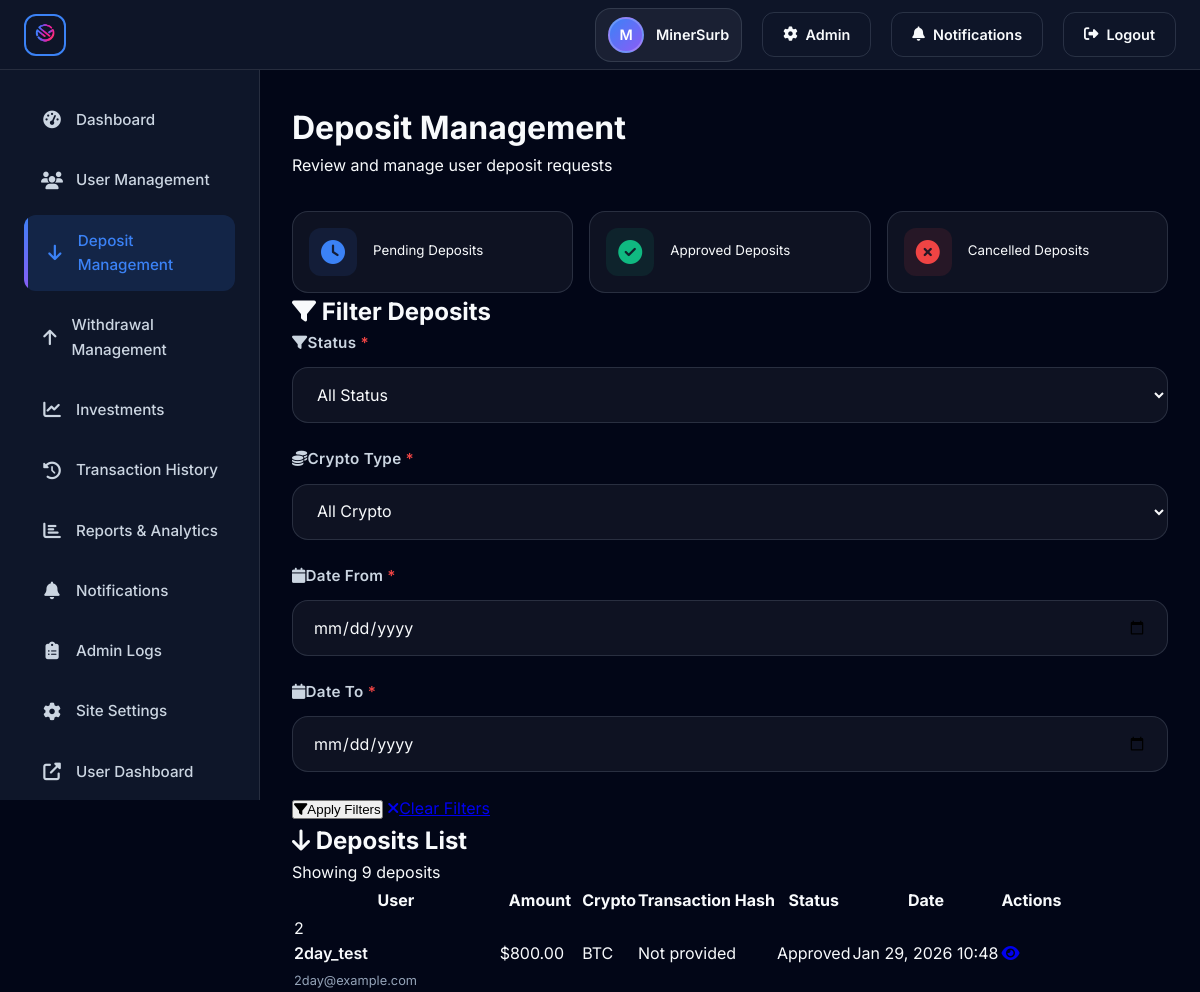
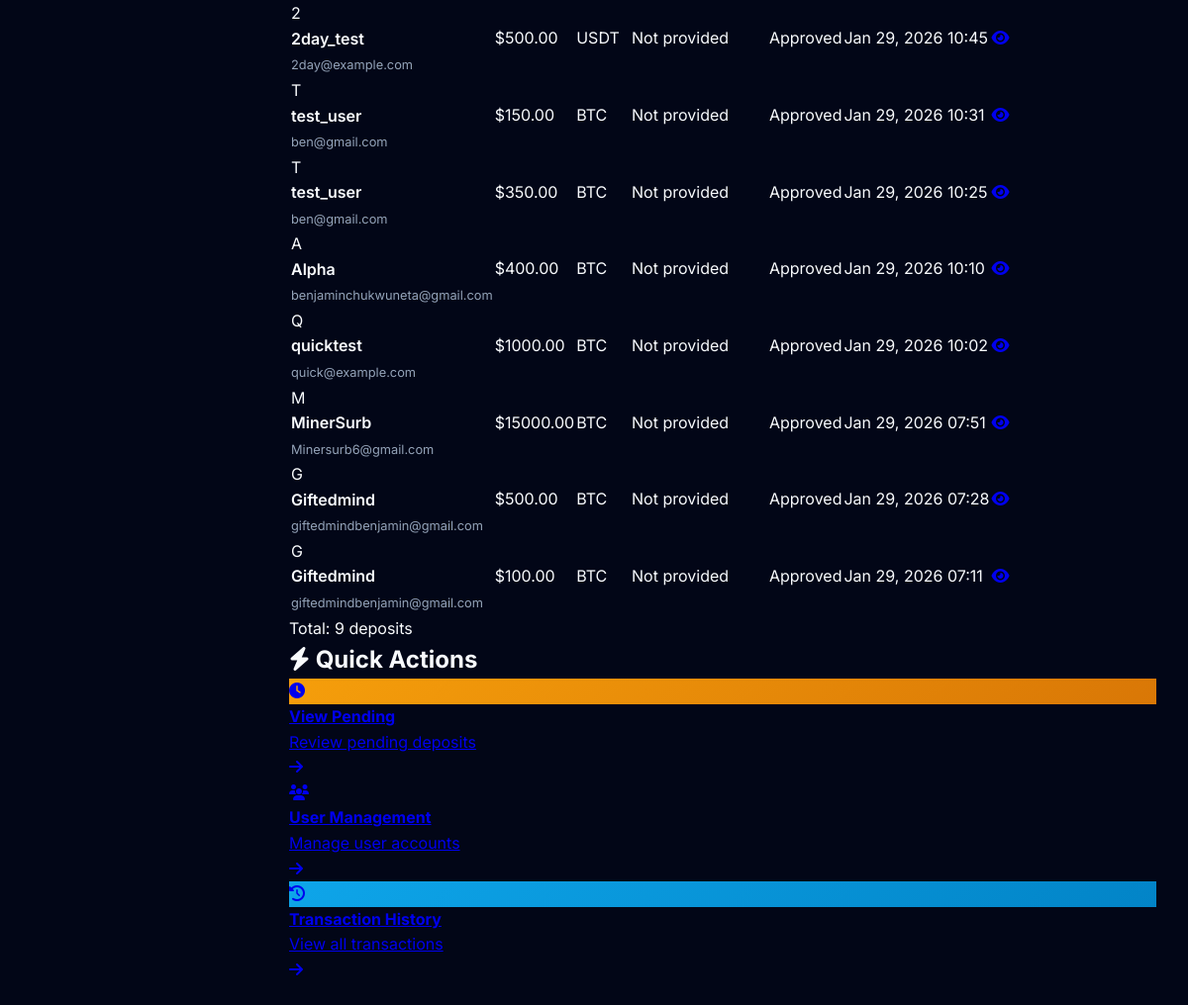
Screenshot of /admin-panel/deposits/ (signed in) with the database file from the repository (2 pictures, top to bottom).
### core/models.py (models this page shows, shortened)
class User(AbstractUser):
    groups = models.ManyToManyField(
        'auth.Group',
        related_name='core_user_set',  # Custom related_name
        blank=True,
        help_text='The groups this user belongs to. A user will get all permissions granted to each of their groups.',
        verbose_name='groups'
    )
    user_permissions = models.ManyToManyField(
        'auth.Permission',
        related_name='core_user_permissions_set',  # Custom related_name
        blank=True,
        help_text='Specific permissions for this user.',
        verbose_name='user permissions'
    )
    full_name = models.CharField(max_length=200)
    bitcoin_address = models.CharField(max_length=100, blank=True, null=True)
    ethereum_address = models.CharField(max_length=100, blank=True, null=True)
    trx_address = models.CharField(max_length=100, blank=True, null=True)
    usdt_address = models.CharField(max_length=100, blank=True, null=True)
    active_balance = models.DecimalField(max_digits=15, decimal_places=2, default=0)
    account_balance = models.DecimalField(max_digits=15, decimal_places=2, default=0)
    total_earnings = models.DecimalField(max_digits=15, decimal_places=2, default=0)
    referral_earnings = models.DecimalField(max_digits=15, decimal_places=2, default=0)
    referral_code = models.CharField(max_length=20, unique=True, blank=True)
    referred_by = models.ForeignKey('self', on_delete=models.SET_NULL, null=True, blank=True, related_name='referrals')

### dashboard/models.py (models this page shows, shortened)
class Deposit(models.Model):
    STATUS_CHOICES = [
        ('PENDING', 'Pending'),
        ('APPROVED', 'Approved'),
        ('CANCELLED', 'Cancelled'),
    ]
    CRYPTO_CHOICES = [
        ('BTC', 'Bitcoin'),
        ('ETH', 'Ethereum'),
        ('TRX', 'TRON'),
        ('USDT', 'USDT'),
    ]
    user = models.ForeignKey(settings.AUTH_USER_MODEL, on_delete=models.CASCADE, related_name='deposits')
    amount = models.DecimalField(max_digits=15, decimal_places=2)
    crypto_type = models.CharField(max_length=10, choices=CRYPTO_CHOICES)
    transaction_hash = models.CharField(max_length=200, blank=True)
    wallet_address = models.CharField(max_length=200, blank=True)
    status = models.CharField(max_length=20, choices=STATUS_CHOICES, default='PENDING')
    created_at = models.DateTimeField(auto_now_add=True)
    approved_at = models.DateTimeField(null=True, blank=True)

### admin_panel/views.py (the view)
# urls.py: path('deposits/', views.deposit_management, name='deposit_management'),
@staff_member_required
def deposit_management(request):
    deposits = Deposit.objects.all().order_by('-created_at')
    status_filter = request.GET.get('status', '')
    crypto_filter = request.GET.get('crypto', '')
    date_from = request.GET.get('date_from', '')
    date_to = request.GET.get('date_to', '')
    if status_filter:
        deposits = deposits.filter(status=status_filter)
    if crypto_filter:
        deposits = deposits.filter(crypto_type=crypto_filter)
    if date_from:
        deposits = deposits.filter(created_at__date__gte=date_from)
    if date_to:
        deposits = deposits.filter(created_at__date__lte=date_to)
    context = {
        'deposits': deposits,
        'status_filter': status_filter,
        'crypto_filter': crypto_filter,
        'date_from': date_from,
        'date_to': date_to,
    }
    return render(request, 'admin_panel/deposit_management.html', context)

### admin_panel/templates/admin_panel/deposit_management.html (shortened to what this page needs)
{% extends 'admin_panel/base_admin.html' %}
{% load static %}
{% block admin_content %}
<div class="content-header">
    <div class="header-content">
        <h1>Deposit Management</h1>
        <p>Review and manage user deposit requests</p>
        <div class="deposits-summary">
            <div class="summary-item">
                <i class="fas fa-clock me-2"></i>
                <div>
                    <small class="text-muted">Pending Deposits</small>
                </div>
            </div>
            <div class="summary-item">
                <i class="fas fa-check-circle me-2"></i>
                <div>
                    <small class="text-muted">Approved Deposits</small>
                </div>
            </div>
            <div class="summary-item">
                <i class="fas fa-times-circle me-2"></i>
                <div>
                    <small class="text-muted">Cancelled Deposits</small>
                </div>
            </div>
        </div>
    </div>
</div>
<div class="dashboard-section">
    <div class="section-header">
        <h2>
            <i class="fas fa-filter me-2"></i>
            Filter Deposits
        </h2>
    </div>
    <form method="GET" class="search-filters">
        <div class="form-row">
            <div class="form-group">
                <label for="status"><i class="fas fa-filter me-2"></i>Status</label>
                <select id="status" name="status" class="form-control">
                    <option value="">All Status</option>
                </select>
            </div>
            <div class="form-group">
                <label for="crypto"><i class="fas fa-coins me-2"></i>Crypto Type</label>
                <select id="crypto" name="crypto" class="form-control">
                    <option value="">All Crypto</option>
                </select>
            </div>
            <div class="form-group">
                <label for="date_from"><i class="fas fa-calendar me-2"></i>Date From</label>
                <input type="date" id="date_from" name="date_from" class="form-control" value="{{ date_from }}">
            </div>
            <div class="form-group">
                <label for="date_to"><i class="fas fa-calendar me-2"></i>Date To</label>
                <input type="date" id="date_to" name="date_to" class="form-control" value="{{ date_to }}">
            </div>
        </div>
        <div class="form-actions">
            <button type="submit" class="btn btn-primary">
                <i class="fas fa-filter me-2"></i>Apply Filters
            </button>
            <a href="{% url 'admin_panel:deposit_management' %}" class="btn btn-secondary">
                <i class="fas fa-times me-2"></i>Clear Filters
            </a>
        </div>
    </form>
</div>
<div class="dashboard-section">
    <div class="section-header">
        <h2>
            <i class="fas fa-arrow-down me-2"></i>
            Deposits List
        </h2>
        <div class="section-info">
            Showing {{ deposits|length }} deposit{{ deposits|length|pluralize }}
        </div>
    </div>
    {% if deposits %}
    <div class="table-container">
        <div class="table-responsive">
            <table class="dashboard-table">
                <thead>
                    <tr>
                        <th>User</th>
                        <th>Amount</th>
                        <th>Crypto</th>
                        <th>Transaction Hash</th>
                        <th>Status</th>
                        <th>Date</th>
                        <th>Actions</th>
                    </tr>
                </thead>
                <tbody>
                    {% for deposit in deposits %}
                    <tr>
                        <td>
                            <div class="user-info-cell">
                                <div class="user-avatar-small">{{ deposit.user.username|first|upper }}</div>
                                <div class="user-details">
                                    <div class="user-name">{{ deposit.user.username }}</div>
                                    <div class="user-email">{{ deposit.user.email }}</div>
                                </div>
                            </div>
                        </td>
                        <td class="amount">${{ deposit.amount }}</td>
                        <td>
                            <span class="crypto-badge {{ deposit.crypto_type|lower }}">
                                {{ deposit.crypto_type }}
                            </span>
                        </td>
                        <td>
                            {% if deposit.transaction_hash %}
                            <div class="trx-hash" title="{{ deposit.transaction_hash }}">
                                {{ deposit.transaction_hash|truncatechars:20 }}
                            </div>
                            {% else %}
                            <span class="text-muted">Not provided</span>
                            {% endif %}
                        </td>
                        <td>
                            <span class="badge status-{{ deposit.status|lower }}">
                                {{ deposit.status|title }}
                            </span>
                        </td>
                        <td class="date">{{ deposit.created_at|date:"M d, Y H:i" }}</td>
                        <td>
                            <div class="action-buttons">
                                <a href="#" class="btn-icon" title="View Details" onclick="viewDepositDetails({{ deposit.id }})">
                                    <i class="fas fa-eye"></i>
                                </a>
                            </div>
                        </td>
                    </tr>
                    {% endfor %}
                </tbody>
            </table>
        </div>
        <div class="table-footer">
            <div class="table-info">
                Total: {{ deposits|length }} deposit{{ deposits|length|pluralize }}
            </div>
        </div>
    </div>
    {% endif %}
</div>
<div class="dashboard-section">
    <div class="section-header">
        <h2>
            <i class="fas fa-bolt me-2"></i>
            Quick Actions
        </h2>
    </div>
    <div class="actions-grid">
        <a href="{% url 'admin_panel:deposit_management' %}?status=PENDING" class="action-card">
            <div class="action-icon pending">
                <i class="fas fa-clock"></i>
            </div>
            <h4>View Pending</h4>
            <p>Review pending deposits</p>
            <div class="action-arrow">
                <i class="fas fa-arrow-right"></i>
            </div>
        </a>
        <a href="{% url 'admin_panel:user_management' %}" class="action-card">
            <div class="action-icon users">
                <i class="fas fa-users"></i>
            </div>
            <h4>User Management</h4>
            <p>Manage user accounts</p>
            <div class="action-arrow">
                <i class="fas fa-arrow-right"></i>
            </div>
        </a>
        <a href="{% url 'admin_panel:transaction_history' %}" class="action-card">
            <div class="action-icon history">
                <i class="fas fa-history"></i>
            </div>
            <h4>Transaction History</h4>
            <p>View all transactions</p>
            <div class="action-arrow">
                <i class="fas fa-arrow-right"></i>
            </div>
        </a>
    </div>
</div>
{% endblock %}

### admin_panel/templates/admin_panel/base_admin.html (shortened to what this page needs)
{% load static %}
<!DOCTYPE html>
<html lang="en">
<head>
    <link rel="stylesheet" href="{% static 'css/main.css' %}">
    <link rel="stylesheet" href="https://cdnjs.cloudflare.com/ajax/libs/font-awesome/6.4.0/css/all.min.css">
    <link rel="stylesheet" href="{% static 'css/dashboard.css' %}">
</head>
<body class="dashboard-body">
    <nav class="navbar">
        <div class="nav-container">
            <a href="{% url 'admin_panel:dashboard' %}" class="logo-container">
                <img src="{% static 'img/logo.png' %}" alt="Minersurb Logo" class="navbar-logo">
            </a>
            <div class="nav-links">
                <div class="user-info">
                    <div class="user-avatar">{{ user.username|first|upper }}</div>
                    <span class="d-none d-md-inline">{{ user.username }}</span>
                </div>
                <a href="{% url 'admin:index' %}" class="btn hover-lift d-none d-lg-inline-flex" title="Django Admin">
                    <i class="fas fa-cog"></i>
                    <span class="d-none d-md-inline">Admin</span>
                </a>
                <a href="{% url 'admin_panel:notifications' %}" class="btn hover-lift d-none d-lg-inline-flex" title="Notifications">
                    <i class="fas fa-bell"></i>
                    <span class="d-none d-md-inline">Notifications</span>
                </a>
                <a href="{% url 'core:logout' %}" class="btn hover-lift d-none d-lg-inline-flex">
                    <i class="fas fa-sign-out-alt"></i>
                    <span class="d-none d-md-inline">Logout</span>
                </a>
            </div>
        </div>
    </nav>
    <div class="dashboard-container">
        <aside class="sidebar" id="sidebar">
            <nav class="sidebar-nav">
                <a href="{% url 'admin_panel:dashboard' %}" class="nav-item {% if request.resolver_match.url_name == 'dashboard' %}active{% endif %}">
                    <i class="fas fa-tachometer-alt"></i>
                    <span>Dashboard</span>
                </a>
                <a href="{% url 'admin_panel:user_management' %}" class="nav-item {% if request.resolver_match.url_name == 'user_management' or request.resolver_match.url_name == 'user_detail' %}active{% endif %}">
                    <i class="fas fa-users"></i>
                    <span>User Management</span>
                </a>
                <a href="{% url 'admin_panel:deposit_management' %}" class="nav-item {% if request.resolver_match.url_name == 'deposit_management' or request.resolver_match.url_name == 'approve_deposit' or request.resolver_match.url_name == 'cancel_deposit' %}active{% endif %}">
                    <i class="fas fa-arrow-down"></i>
                    <span>Deposit Management</span>
                </a>
                <a href="{% url 'admin_panel:withdrawal_management' %}" class="nav-item ">
                    <i class="fas fa-arrow-up"></i>
                    <span>Withdrawal Management</span>
                </a>
                <a href="{% url 'admin_panel:investment_management' %}" class="nav-item {% if request.resolver_match.url_name == 'investment_management' %}active{% endif %}">
                    <i class="fas fa-chart-line"></i>
                    <span>Investments</span>
                </a>
                <a href="{% url 'admin_panel:transaction_history' %}" class="nav-item {% if request.resolver_match.url_name == 'transaction_history' %}active{% endif %}">
                    <i class="fas fa-history"></i>
                    <span>Transaction History</span>
                </a>
                <a href="{% url 'admin_panel:reports' %}" class="nav-item {% if request.resolver_match.url_name == 'reports' %}active{% endif %}">
                    <i class="fas fa-chart-bar"></i>
                    <span>Reports & Analytics</span>
                </a>
                <a href="{% url 'admin_panel:notifications' %}" class="nav-item {% if request.resolver_match.url_name == 'notifications' %}active{% endif %}">
                    <i class="fas fa-bell"></i>
                    <span>Notifications</span>
                </a>
                <a href="{% url 'admin_panel:admin_logs' %}" class="nav-item {% if request.resolver_match.url_name == 'admin_logs' %}active{% endif %}">
                    <i class="fas fa-clipboard-list"></i>
                    <span>Admin Logs</span>
                </a>
                <a href="{% url 'admin_panel:site_settings' %}" class="nav-item {% if request.resolver_match.url_name == 'site_settings' %}active{% endif %}">
                    <i class="fas fa-cog"></i>
                    <span>Site Settings</span>
                </a>
                <a href="{% url 'dashboard:overview' %}" class="nav-item nav-item-secondary">
                    <i class="fas fa-external-link-alt"></i>
                    <span>User Dashboard</span>
                </a>
            </nav>
        </aside>
        <main class="main-content">
            {% block admin_content %}{% endblock %}
        </main>
    </div>
</body>
</html>

### rows the page displays
User: username|first "M", username "MinerSurb"
Deposit: user.username|first "2", user.username "2day_test", user.email "2day@example.com", amount "800.00", crypto_type "BTC", transaction_hash "Not provided", status "Approved", created_at "Jan 29, 2026 10:48"
Deposit: user.username|first "2", user.username "2day_test", user.email "2day@example.com", amount "500.00", crypto_type "USDT", transaction_hash "Not provided", status "Approved", created_at "Jan 29, 2026 10:45"
Deposit: user.username|first "T", user.username "test_user", user.email "ben@gmail.com", amount "150.00", crypto_type "BTC", transaction_hash "Not provided", status "Approved", created_at "Jan 29, 2026 10:31"
Deposit: user.username|first "T", user.username "test_user", user.email "ben@gmail.com", amount "350.00", crypto_type "BTC", transaction_hash "Not provided", status "Approved", created_at "Jan 29, 2026 10:25"
Deposit: user.username|first "A", user.username "Alpha", user.email "benjaminchukwuneta@gmail.com", amount "400.00", crypto_type "BTC", transaction_hash "Not provided", status "Approved", created_at "Jan 29, 2026 10:10"
Deposit: user.username|first "Q", user.username "quicktest", user.email "quick@example.com", amount "1000.00", crypto_type "BTC", transaction_hash "Not provided", status "Approved", created_at "Jan 29, 2026 10:02"
Deposit: user.username|first "M", user.username "MinerSurb", user.email "Minersurb6@gmail.com", amount "15000.00", crypto_type "BTC", transaction_hash "Not provided", status "Approved", created_at "Jan 29, 2026 07:51"
Deposit: user.username|first "G", user.username "Giftedmind", user.email "giftedmindbenjamin@gmail.com", amount "500.00", crypto_type "BTC", transaction_hash "Not provided", status "Approved", created_at "Jan 29, 2026 07:28"
Deposit: user.username|first "G", user.username "Giftedmind", user.email "giftedmindbenjamin@gmail.com", amount "100.00", crypto_type "BTC", transaction_hash "Not provided", status "Approved", created_at "Jan 29, 2026 07:11"

### other values shown
{{ deposits|length }} "9"
